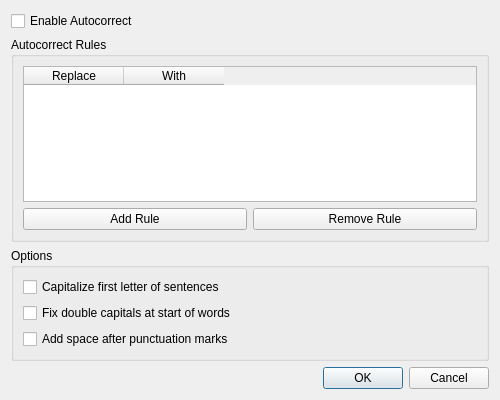
<?xml version="1.0" encoding="UTF-8"?>
<ui version="4.0">
 <class>AutocorrectDialog</class>
 <widget class="QDialog" name="AutocorrectDialog">
  <property name="geometry">
   <rect>
    <x>0</x>
    <y>0</y>
    <width>500</width>
    <height>400</height>
   </rect>
  </property>
  <property name="windowTitle">
   <string>Autocorrect Settings</string>
  </property>
  <layout class="QVBoxLayout" name="verticalLayout">
   <item>
    <widget class="QCheckBox" name="enableAutocorrectCheckBox">
     <property name="text">
      <string>Enable Autocorrect</string>
     </property>
    </widget>
   </item>
   <item>
    <widget class="QGroupBox" name="rulesGroupBox">
     <property name="title">
      <string>Autocorrect Rules</string>
     </property>
     <layout class="QVBoxLayout" name="verticalLayout_2">
      <item>
       <widget class="QTableWidget" name="rulesTableWidget">
        <column>
         <property name="text">
          <string>Replace</string>
         </property>
        </column>
        <column>
         <property name="text">
          <string>With</string>
         </property>
        </column>
       </widget>
      </item>
      <item>
       <layout class="QHBoxLayout" name="horizontalLayout">
        <item>
         <widget class="QPushButton" name="addRuleButton">
          <property name="text">
           <string>Add Rule</string>
          </property>
         </widget>
        </item>
        <item>
         <widget class="QPushButton" name="removeRuleButton">
          <property name="text">
           <string>Remove Rule</string>
          </property>
         </widget>
        </item>
       </layout>
      </item>
     </layout>
    </widget>
   </item>
   <item>
    <widget class="QGroupBox" name="optionsGroupBox">
     <property name="title">
      <string>Options</string>
     </property>
     <layout class="QVBoxLayout" name="verticalLayout_3">
      <item>
       <widget class="QCheckBox" name="capitalizeFirstCheckBox">
        <property name="text">
         <string>Capitalize first letter of sentences</string>
        </property>
       </widget>
      </item>
      <item>
       <widget class="QCheckBox" name="fixDoubleCapitalsCheckBox">
        <property name="text">
         <string>Fix double capitals at start of words</string>
        </property>
       </widget>
      </item>
      <item>
       <widget class="QCheckBox" name="autoSpaceCheckBox">
        <property name="text">
         <string>Add space after punctuation marks</string>
        </property>
       </widget>
      </item>
     </layout>
    </widget>
   </item>
   <item>
    <widget class="QDialogButtonBox" name="buttonBox">
     <property name="standardButtons">
      <set>QDialogButtonBox::Cancel|QDialogButtonBox::Ok</set>
     </property>
    </widget>
   </item>
  </layout>
 </widget>
 <resources/>
 <connections>
  <connection>
   <sender>buttonBox</sender>
   <signal>accepted()</signal>
   <receiver>AutocorrectDialog</receiver>
   <slot>accept()</slot>
  </connection>
  <connection>
   <sender>buttonBox</sender>
   <signal>rejected()</signal>
   <receiver>AutocorrectDialog</receiver>
   <slot>reject()</slot>
  </connection>
 </connections>
</ui> 
